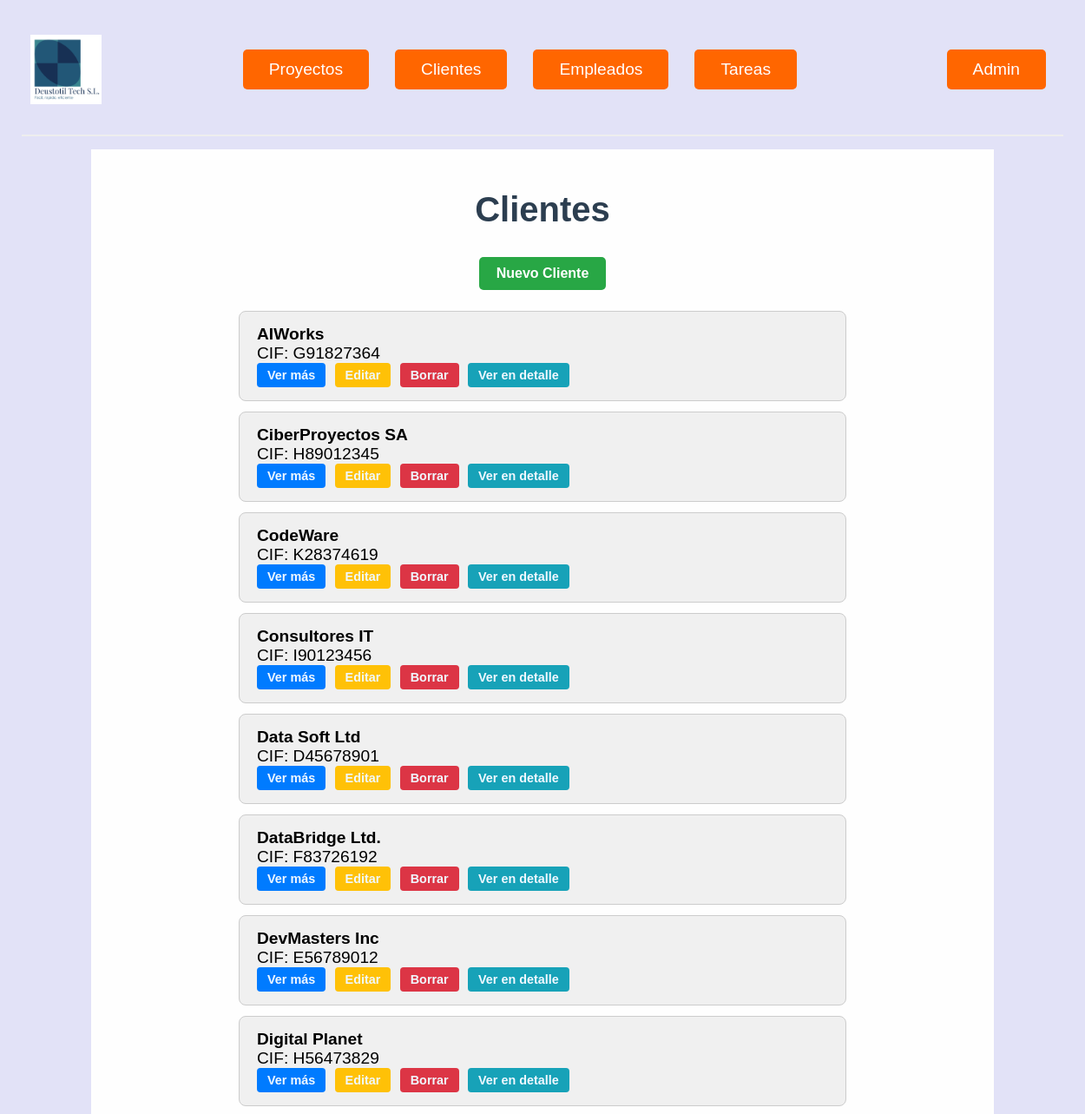
The page /clientes/ (signed in, upper part) on the database as committed earlier.
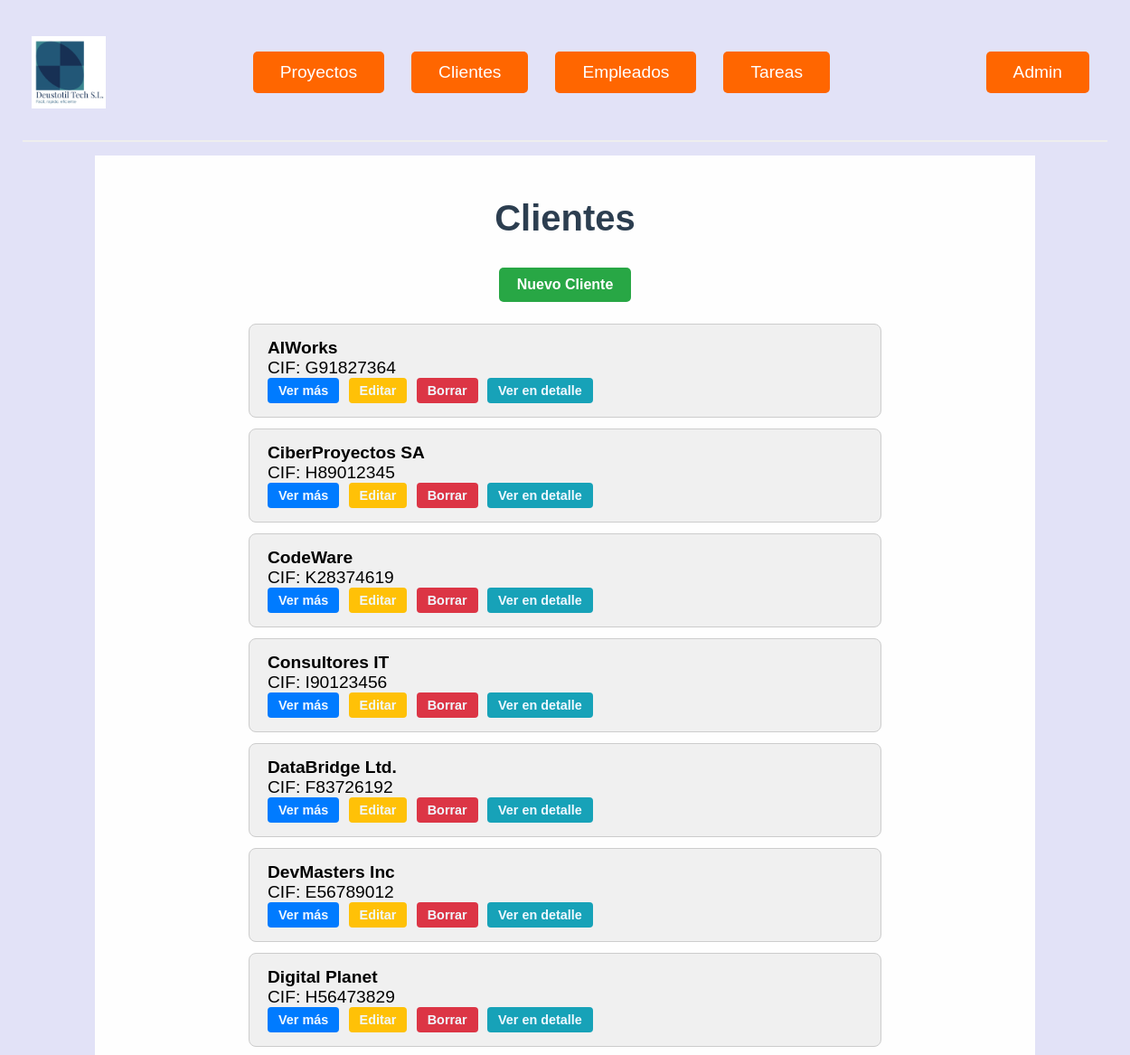
The same page on the database as committed later.
### gestion_produccion_G6/models.py (models this page shows, shortened)
class Cliente(models.Model):
    cif = models.CharField(max_length=10, unique=True)
    nombre = models.CharField(max_length=50)
    nacionalidad = models.CharField(max_length=50)

### gestion_produccion_G6/views.py (the view)
# urls.py: path('clientes/', views.ClienteListView.as_view(), name='cliente_list'),
class ClienteListView(LoginRequiredMixin, ListView):
    model = Cliente
    template_name = 'cliente_list.html'
    context_object_name = 'clientes'
    ordering = ['nombre']
    def get_context_data(self, **kwargs):
        context = super().get_context_data(**kwargs)
        context = if_detail(self.request, context)
        context['origen']=self.request.session.get('origen',None)
        return context

### gestion_produccion_G6/views.py (called while the page is built)
def if_detail(request,context):
        volver = request.META.get('HTTP_REFERER')
        if volver:
            path = urlparse(volver).path
            if re.match(r".*/\d+/?$", path):
                context['volver'] = volver
        return context

### gestion_produccion_G6/templates/cliente_list.html (shortened to what this page needs)
{% extends "base.html" %}
{% load static %} {% block content %}
<h1>Clientes</h1>
<a href="{% url 'cliente_create' %}" class="boton_crear" >Nuevo Cliente</a>
<ul class="lista_general">
  {% for cliente in clientes %}
  <ul class="lista" id={{cliente.pk}}>
   <li> <strong>{{ cliente.nombre }}</strong><br /></li>
    <li id="final{{cliente.pk}}">CIF: {{ cliente.cif}}</li>
    <li><a href="{% url 'cliente_detail' cliente.pk %}" class="boton_ver"  data-pk={{cliente.pk}}>Ver más</a>
    <a href="{% url 'cliente_update' cliente.pk %}" class="boton_editar"
      >Editar</a>
    <a href="{% url 'cliente_delete' cliente.pk %}" class="boton_eliminar"
      >Borrar</a>
    <a href="{% url 'cliente_detail' cliente.pk %}" class=boton_ver_mas>Ver en detalle</a></li>
  </ul>
  {% empty %}
  <li class="lista">No hay proyectos disponibles.</li>
  {% endfor %}
</ul>
{% endblock %}

Rows that differ between the two databases and show on the page:
removed Cliente: nombre "Data Soft Ltd", cif "D45678901"
